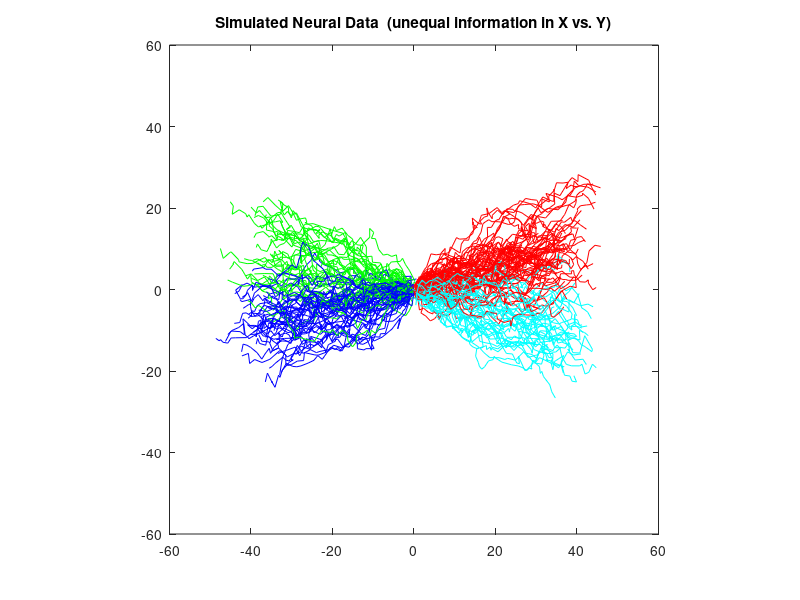
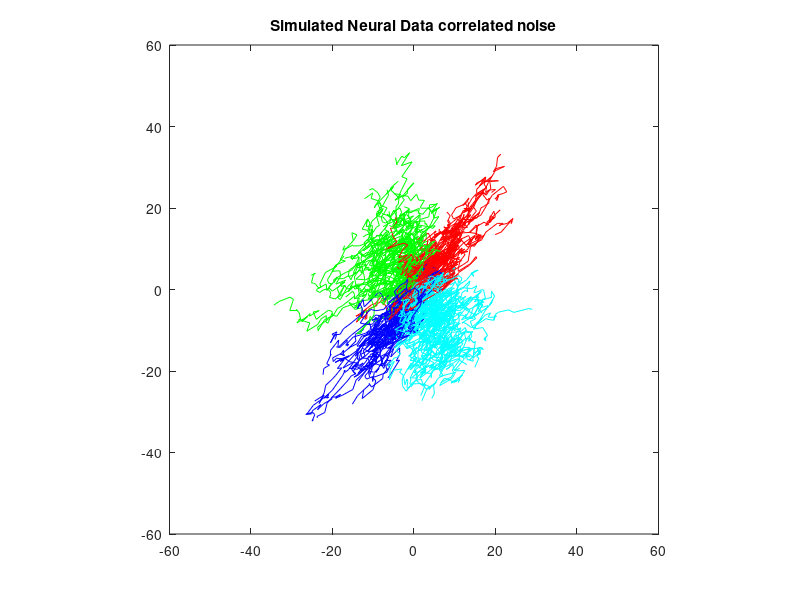
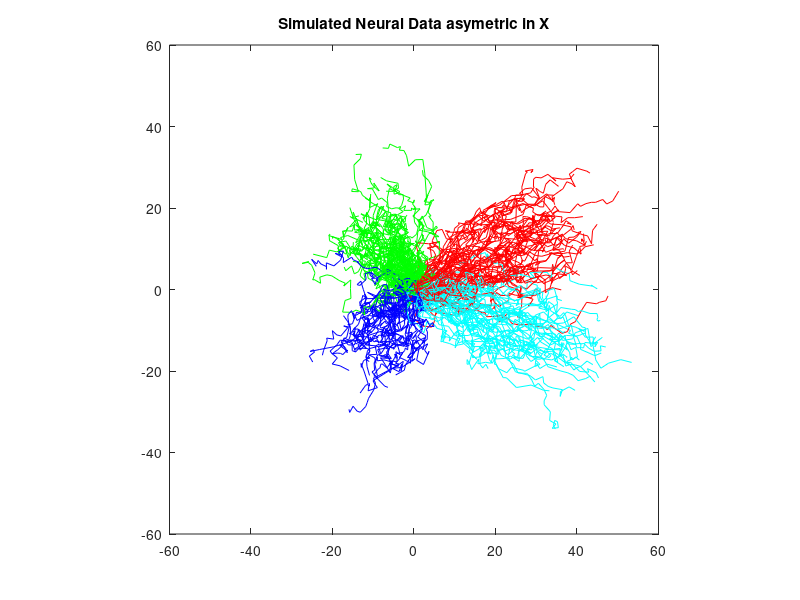
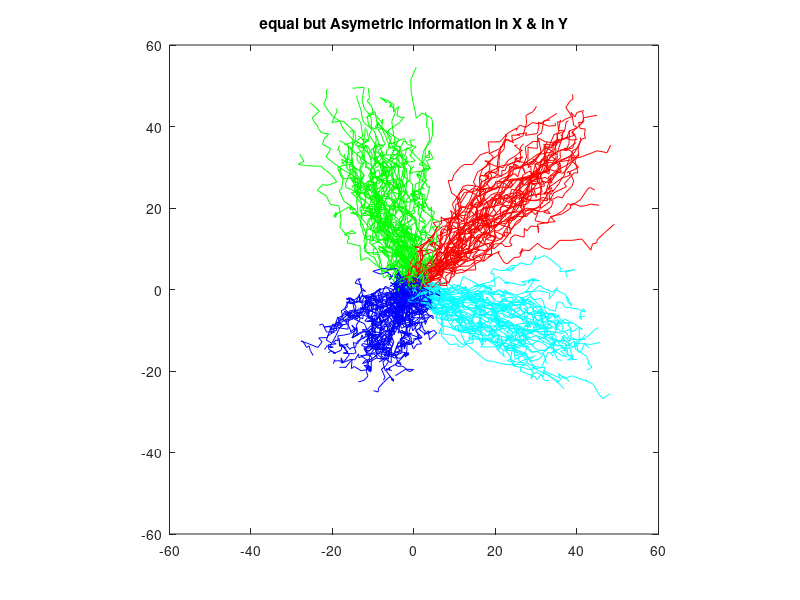

MATLAB code for these plots, in order:
% ===================================
% Model of ideal offline OLE where feedback is not an issue, i.e. targets
% are standard [ 1 1; -1 1; 1 -1; -1 -1]. Simulate dx and dy with the
% given equations and generate fake 40-time-point trajectories.

%%%%%%%%%%%%%
%Andy-ish data (unequal information in X vs. Y)
clear all
close all
figure

A=1; %variance (noise) in X 
B=1; % variance (noise) in Y
C=2;  %information in X 
D=.3; % information in Y


L_traject=40;
N_traject=180;
axis_array= [-1* ceil(L_traject*1.5) ceil(L_traject*1.5) -1*ceil(L_traject*1.5) ceil(L_traject*1.5)];

targs=[1 1; -1 1; 1 -1; -1 -1]/sqrt(2);
rand('state',sum(100*clock));
rnd_targ=ceil(rand(1,N_traject)*4);

dX_fake=[];
dY_fake=[];

for i=1:N_traject
    dX_fake=[dX_fake C*targs(rnd_targ(i),1)*ones(1,L_traject) + A*randn(1,L_traject)];
    dY_fake=[dY_fake D*targs(rnd_targ(i),2)*ones(1,L_traject)+ B*randn(1,L_traject)];
end
normX=mean(abs(dX_fake));
normY=mean(abs(dY_fake));
dX_fake=dX_fake/normX;
dY_fake=dY_fake/normY;




for i=1:N_traject
    for j=1:L_traject
        k=(i-1)*L_traject+j;
        fake_traject(1,k)=sum(dX_fake((i-1)*L_traject+1:(i-1)*L_traject+j));
        fake_traject(2,k)=sum(dY_fake((i-1)*L_traject+1:(i-1)*L_traject+j));
    end
end
% Simulated data ==================
ccode=['r-';'g-';'c-';'b-'];
ccodes=['k.';'k.';'k.';'k.'];


for i=1:N_traject
        plot(fake_traject(1,(i-1)*L_traject+1:i*L_traject),fake_traject(2,(i-1)*L_traject+1:i*L_traject), ccode(rnd_targ(i),:));
        hold on
end
axis(axis_array)
axis square
title('Simulated Neural Data  (unequal information in X vs. Y)');

%%%%%%%%%%%%%==============================================================
%%%%%%%%%%%%%==============================================================
%%%%%%%%%%%%%==============================================================
%%%%%%%%%%%%%=
%correlated noise; equal information in X&Y; symmetric in X&Y
clear all
figure

A=1; %variance (noise) in X 
B=1; % variance (noise) in Y
C=0.3; %information in X 
D=0.3; % information in Y
Pcor=.5 % zero implies noise is independent; 1 implies noise in X=noise in Y
L_traject=40;
N_traject=180;
axis_array= [-1* ceil(L_traject*1.5) ceil(L_traject*1.5) -1*ceil(L_traject*1.5) ceil(L_traject*1.5)];

targs=[1 1; -1 1; 1 -1; -1 -1]/sqrt(2);
rand('state',sum(100*clock));
rnd_targ=ceil(rand(1,N_traject)*4);

dX_fake=[];
dY_fake=[];

for i=1:N_traject
    noiseX=A*randn(1,L_traject);
    dX_fake=[dX_fake C*targs(rnd_targ(i),1)*ones(1,L_traject) + noiseX];
    dY_fake=[dY_fake D*targs(rnd_targ(i),2)*ones(1,L_traject)+ (1-Pcor)*B*randn(1,L_traject)+Pcor*noiseX];
end
normX=mean(abs(dX_fake));
normY=mean(abs(dY_fake));
dX_fake=dX_fake/normX;
dY_fake=dY_fake/normY;

for i=1:N_traject
    for j=1:L_traject
        k=(i-1)*L_traject+j;
        fake_traject(1,k)=sum(dX_fake((i-1)*L_traject+1:(i-1)*L_traject+j));
        fake_traject(2,k)=sum(dY_fake((i-1)*L_traject+1:(i-1)*L_traject+j));
    end
end
% Simulated data ==================
ccode=['r-';'g-';'c-';'b-'];
ccodes=['k.';'k.';'k.';'k.'];


for i=1:N_traject
        plot(fake_traject(1,(i-1)*L_traject+1:i*L_traject),fake_traject(2,(i-1)*L_traject+1:i*L_traject), ccode(rnd_targ(i),:));
        hold on
end
axis(axis_array)
axis square
title('Simulated Neural Data correlated noise');

%%%%%%%%%%%%%==============================================================
%%%%%%%%%%%%%==============================================================
%%%%%%%%%%%%%==============================================================
%%%%%%%%%%%%%=
%Asymetric information in X
clear all
figure

A=.15; %variance (noise) in X 
B=.15; % variance (noise) in Y
C=0.06; %information in X 
D=0.06; % information in Y
Pcor=0 % zero implies noise is independent; 1 implies noise in X=noise in Y
ASymScaleX=3
L_traject=40;
N_traject=180;
axis_array= [-1* ceil(L_traject*1.5) ceil(L_traject*1.5) -1*ceil(L_traject*1.5) ceil(L_traject*1.5)];

targs=[1 1; -1 1; 1 -1; -1 -1]/sqrt(2);
rand('state',sum(100*clock));
rnd_targ=ceil(rand(1,N_traject)*4);

dX_fake=[];
dY_fake=[];

for i=1:N_traject
    noiseX=A*randn(1,L_traject);
    Xinfo=C*targs(rnd_targ(i),1)*ones(1,L_traject);
    Xinfo(find(Xinfo>0))=Xinfo(find(Xinfo>0))*ASymScaleX;
    dX_fake=[dX_fake Xinfo + noiseX];
    dY_fake=[dY_fake D*targs(rnd_targ(i),2)*ones(1,L_traject)+ (1-Pcor)*B*randn(1,L_traject)+Pcor*noiseX];
end

normX=mean(abs(dX_fake));
normY=mean(abs(dY_fake));
dX_fake=dX_fake/normX;
dY_fake=dY_fake/normY;

for i=1:N_traject
    for j=1:L_traject
        k=(i-1)*L_traject+j;
        fake_traject(1,k)=sum(dX_fake((i-1)*L_traject+1:(i-1)*L_traject+j));
        fake_traject(2,k)=sum(dY_fake((i-1)*L_traject+1:(i-1)*L_traject+j));
    end
end
% Simulated data ==================
ccode=['r-';'g-';'c-';'b-'];
ccodes=['k.';'k.';'k.';'k.'];


for i=1:N_traject
        plot(fake_traject(1,(i-1)*L_traject+1:i*L_traject),fake_traject(2,(i-1)*L_traject+1:i*L_traject), ccode(rnd_targ(i),:));
        hold on
end
axis(axis_array)
axis square
title('Simulated Neural Data asymetric in X');

%%%%%%%%%%%%%=




%%%%%%%%%%%%%==============================================================
%%%%%%%%%%%%%==============================================================
%%%%%%%%%%%%%==============================================================
%%%%%%%%%%%%%=
%%equal but Asymetric information in X & in Y
clear all
figure

A=.15; %variance (noise) in X 
B=.15; % variance (noise) in Y
C=0.06; %information in X 
D=0.06; % information in Y
Pcor=0 % zero implies noise is independent; 1 implies noise in X=noise in Y
ASymScaleX=3
ASymScaleY=3
L_traject=40;
N_traject=180;
axis_array= [-1* ceil(L_traject*1.5) ceil(L_traject*1.5) -1*ceil(L_traject*1.5) ceil(L_traject*1.5)];

targs=[1 1; -1 1; 1 -1; -1 -1]/sqrt(2);
rand('state',sum(100*clock));
rnd_targ=ceil(rand(1,N_traject)*4);

dX_fake=[];
dY_fake=[];

for i=1:N_traject
    noiseX=A*randn(1,L_traject);
    Xinfo=C*targs(rnd_targ(i),1)*ones(1,L_traject);
    Xinfo(find(Xinfo>0))=Xinfo(find(Xinfo>0))*ASymScaleX;
    
    Yinfo=D*targs(rnd_targ(i),2)*ones(1,L_traject);
    Yinfo(find(Yinfo>0))=Yinfo(find(Yinfo>0))*ASymScaleY;
    dX_fake=[dX_fake Xinfo + noiseX];
    dY_fake=[dY_fake Yinfo + (1-Pcor)*B*randn(1,L_traject)+Pcor*noiseX];
end

normX=mean(abs(dX_fake));
normY=mean(abs(dY_fake));
dX_fake=dX_fake/normX;
dY_fake=dY_fake/normY;

for i=1:N_traject
    for j=1:L_traject
        k=(i-1)*L_traject+j;
        fake_traject(1,k)=sum(dX_fake((i-1)*L_traject+1:(i-1)*L_traject+j));
        fake_traject(2,k)=sum(dY_fake((i-1)*L_traject+1:(i-1)*L_traject+j));
    end
end
% Simulated data ==================
ccode=['r-';'g-';'c-';'b-'];
ccodes=['k.';'k.';'k.';'k.'];


for i=1:N_traject
        plot(fake_traject(1,(i-1)*L_traject+1:i*L_traject),fake_traject(2,(i-1)*L_traject+1:i*L_traject), ccode(rnd_targ(i),:));
        hold on
end
axis(axis_array)
axis square
title('equal but Asymetric information in X & in Y');

%%%%%%%%%%%%%==============================================================
%%%%%%%%%%%%%==============================================================
%%%%%%%%%%%%%==============================================================
%%%%%%%%%%%%%=
%%equal but Asymetric information in X & in Y with correlations
clear all
figure

A=.15; %variance (noise) in X 
B=.15; % variance (noise) in Y
C=0.06; %information in X 
D=0.06; % information in Y
Pcor=.4 % zero implies noise is independent; 1 implies noise in X=noise in Y
ASymScaleX=2
ASymScaleY=2
L_traject=40;
N_traject=180;
axis_array= [-1* ceil(L_traject*1.5) ceil(L_traject*1.5) -1*ceil(L_traject*1.5) ceil(L_traject*1.5)];

targs=[1 1; -1 1; 1 -1; -1 -1]/sqrt(2);
rand('state',sum(100*clock));
rnd_targ=ceil(rand(1,N_traject)*4);

dX_fake=[];
dY_fake=[];

for i=1:N_traject
    noiseX=A*randn(1,L_traject);
    Xinfo=C*targs(rnd_targ(i),1)*ones(1,L_traject);
    Xinfo(find(Xinfo>0))=Xinfo(find(Xinfo>0))*ASymScaleX;
    
    Yinfo=D*targs(rnd_targ(i),2)*ones(1,L_traject);
    Yinfo(find(Yinfo>0))=Yinfo(find(Yinfo>0))*ASymScaleY;
    dX_fake=[dX_fake Xinfo + noiseX];
    dY_fake=[dY_fake Yinfo + (1-Pcor)*B*randn(1,L_traject)+Pcor*noiseX];
end

normX=mean(abs(dX_fake));
normY=mean(abs(dY_fake));
dX_fake=dX_fake/normX;
dY_fake=dY_fake/normY;

for i=1:N_traject
    for j=1:L_traject
        k=(i-1)*L_traject+j;
        fake_traject(1,k)=sum(dX_fake((i-1)*L_traject+1:(i-1)*L_traject+j));
        fake_traject(2,k)=sum(dY_fake((i-1)*L_traject+1:(i-1)*L_traject+j));
    end
end
% Simulated data ==================
ccode=['r-';'g-';'c-';'b-'];
ccodes=['k.';'k.';'k.';'k.'];


for i=1:N_traject
        plot(fake_traject(1,(i-1)*L_traject+1:i*L_traject),fake_traject(2,(i-1)*L_traject+1:i*L_traject), ccode(rnd_targ(i),:));
        hold on
end
axis(axis_array)
axis square
title('equal but Asymetric information in X & in Y with Correlations');

%%%%%%%%%%%%%==============================================================
%%%%%%%%%%%%%==============================================================
%%%%%%%%%%%%%==============================================================
%%%%%%%%%%%%%=
%%equal but Asymetric information in X only with correlations
clear all
figure

A=.15; %variance (noise) in X 
B=.15; % variance (noise) in Y
C=0.06; %information in X 
D=0.06; % information in Y
Pcor=.4 % zero implies noise is independent; 1 implies noise in X=noise in Y
ASymScaleX=3
ASymScaleY=1
L_traject=40;
N_traject=180;
axis_array= [-1* ceil(L_traject*1.5) ceil(L_traject*1.5) -1*ceil(L_traject*1.5) ceil(L_traject*1.5)];

targs=[1 1; -1 1; 1 -1; -1 -1]/sqrt(2);
rand('state',sum(100*clock));
rnd_targ=ceil(rand(1,N_traject)*4);

dX_fake=[];
dY_fake=[];

for i=1:N_traject
    noiseX=A*randn(1,L_traject);
    Xinfo=C*targs(rnd_targ(i),1)*ones(1,L_traject);
    Xinfo(find(Xinfo>0))=Xinfo(find(Xinfo>0))*ASymScaleX;
    
    Yinfo=D*targs(rnd_targ(i),2)*ones(1,L_traject);
    Yinfo(find(Yinfo>0))=Yinfo(find(Yinfo>0))*ASymScaleY;
    dX_fake=[dX_fake Xinfo + noiseX];
    dY_fake=[dY_fake Yinfo + (1-Pcor)*B*randn(1,L_traject)+Pcor*noiseX];
end

normX=mean(abs(dX_fake));
normY=mean(abs(dY_fake));
dX_fake=dX_fake/normX;
dY_fake=dY_fake/normY;

for i=1:N_traject
    for j=1:L_traject
        k=(i-1)*L_traject+j;
        fake_traject(1,k)=sum(dX_fake((i-1)*L_traject+1:(i-1)*L_traject+j));
        fake_traject(2,k)=sum(dY_fake((i-1)*L_traject+1:(i-1)*L_traject+j));
    end
end
% Simulated data ==================
ccode=['r-';'g-';'c-';'b-'];
ccodes=['k.';'k.';'k.';'k.'];


for i=1:N_traject
        plot(fake_traject(1,(i-1)*L_traject+1:i*L_traject),fake_traject(2,(i-1)*L_traject+1:i*L_traject), ccode(rnd_targ(i),:));
        hold on
end
axis(axis_array)
axis square
title('equal but Asymetric information in X only with Correlations');


%%%%%%%%%%%%%==============================================================
%%%%%%%%%%%%%==============================================================
%%%%%%%%%%%%%==============================================================
%%%%%%%%%%%%%=
%%'unequal informaiton in X vs. Y  with Correlations'
clear all
figure

A=.04; %variance (noise) in X 
B=.04; % variance (noise) in Y
C=0.04; %information in X 
D=0.01; % information in Y
Pcor=.5 % zero implies noise is independent; 1 implies noise in X=noise in Y
ASymScaleX=1
ASymScaleY=1
L_traject=40;
N_traject=180;
axis_array= [-1* ceil(L_traject*1.5) ceil(L_traject*1.5) -1*ceil(L_traject*1.5) ceil(L_traject*1.5)];

targs=[1 1; -1 1; 1 -1; -1 -1]/sqrt(2);
rand('state',sum(100*clock));
rnd_targ=ceil(rand(1,N_traject)*4);

dX_fake=[];
dY_fake=[];

for i=1:N_traject
    noiseX=A*randn(1,L_traject);
    Xinfo=C*targs(rnd_targ(i),1)*ones(1,L_traject);
    Xinfo(find(Xinfo>0))=Xinfo(find(Xinfo>0))*ASymScaleX;
    
    Yinfo=D*targs(rnd_targ(i),2)*ones(1,L_traject);
    Yinfo(find(Yinfo>0))=Yinfo(find(Yinfo>0))*ASymScaleY;
    dX_fake=[dX_fake Xinfo + noiseX];
    dY_fake=[dY_fake Yinfo + (1-Pcor)*B*randn(1,L_traject)+Pcor*noiseX];
end

normX=mean(abs(dX_fake));
normY=mean(abs(dY_fake));
dX_fake=dX_fake/normX;
dY_fake=dY_fake/normY;

for i=1:N_traject
    for j=1:L_traject
        k=(i-1)*L_traject+j;
        fake_traject(1,k)=sum(dX_fake((i-1)*L_traject+1:(i-1)*L_traject+j));
        fake_traject(2,k)=sum(dY_fake((i-1)*L_traject+1:(i-1)*L_traject+j));
    end
end
% Simulated data ==================
ccode=['r-';'g-';'c-';'b-'];
ccodes=['k.';'k.';'k.';'k.'];


for i=1:N_traject
        plot(fake_traject(1,(i-1)*L_traject+1:i*L_traject),fake_traject(2,(i-1)*L_traject+1:i*L_traject), ccode(rnd_targ(i),:));
        hold on
end
axis(axis_array)
axis square
title('unequal informaiton in X vs. Y  with Correlations');

%%%%%%%%%%%%%==============================================================
%%%%%%%%%%%%%==============================================================
%%%%%%%%%%%%%==============================================================
%%%%%%%%%%%%%=
%%'unequal informaiton in X vs. Y  with Correlations and asymmetry in X'
clear all
figure

A=.05; %variance (noise) in X 
B=.05; % variance (noise) in Y
C=0.04; %information in X 
D=0.01; % information in Y
Pcor=.5 % zero implies noise is independent; 1 implies noise in X=noise in Y
ASymScaleX=2
ASymScaleY=1
L_traject=40;
N_traject=180;
axis_array= [-1* ceil(L_traject*1.5) ceil(L_traject*1.5) -1*ceil(L_traject*1.5) ceil(L_traject*1.5)];

targs=[1 1; -1 1; 1 -1; -1 -1]/sqrt(2);
rand('state',sum(100*clock));
rnd_targ=ceil(rand(1,N_traject)*4);

dX_fake=[];
dY_fake=[];

for i=1:N_traject
    noiseX=A*randn(1,L_traject);
    Xinfo=C*targs(rnd_targ(i),1)*ones(1,L_traject);
    Xinfo(find(Xinfo>0))=Xinfo(find(Xinfo>0))*ASymScaleX;
    
    Yinfo=D*targs(rnd_targ(i),2)*ones(1,L_traject);
    Yinfo(find(Yinfo>0))=Yinfo(find(Yinfo>0))*ASymScaleY;
    dX_fake=[dX_fake Xinfo + noiseX];
    dY_fake=[dY_fake Yinfo + (1-Pcor)*B*randn(1,L_traject)+Pcor*noiseX];
end

normX=mean(abs(dX_fake));
normY=mean(abs(dY_fake));
dX_fake=dX_fake/normX;
dY_fake=dY_fake/normY;

for i=1:N_traject
    for j=1:L_traject
        k=(i-1)*L_traject+j;
        fake_traject(1,k)=sum(dX_fake((i-1)*L_traject+1:(i-1)*L_traject+j));
        fake_traject(2,k)=sum(dY_fake((i-1)*L_traject+1:(i-1)*L_traject+j));
    end
end
% Simulated data ==================
ccode=['r-';'g-';'c-';'b-'];
ccodes=['k.';'k.';'k.';'k.'];


for i=1:N_traject
        plot(fake_traject(1,(i-1)*L_traject+1:i*L_traject),fake_traject(2,(i-1)*L_traject+1:i*L_traject), ccode(rnd_targ(i),:));
        hold on
end
axis(axis_array)
axis square
title('unequal informaiton in X vs. Y  with Correlations and asymmetry in X');

%%%%%%%%%%%%%==============================================================
%%%%%%%%%%%%%==============================================================
%%%%%%%%%%%%%==============================================================
%%%%%%%%%%%%%=
%%'unequal informaiton in X vs. Y  with Correlations and asymmetry in Y'
clear all
figure

A=.05; %variance (noise) in X 
B=.05; % variance (noise) in Y
C=0.04; %information in X 
D=0.01; % information in Y
Pcor=.5 % zero implies noise is independent; 1 implies noise in X=noise in Y
ASymScaleX=1
ASymScaleY=2.5
L_traject=40;
N_traject=180;
axis_array= [-1* ceil(L_traject*1.5) ceil(L_traject*1.5) -1*ceil(L_traject*1.5) ceil(L_traject*1.5)];

targs=[1 1; -1 1; 1 -1; -1 -1]/sqrt(2);
rand('state',sum(100*clock));
rnd_targ=ceil(rand(1,N_traject)*4);

dX_fake=[];
dY_fake=[];

for i=1:N_traject
    noiseX=A*randn(1,L_traject);
    Xinfo=C*targs(rnd_targ(i),1)*ones(1,L_traject);
    Xinfo(find(Xinfo>0))=Xinfo(find(Xinfo>0))*ASymScaleX;
    
    Yinfo=D*targs(rnd_targ(i),2)*ones(1,L_traject);
    Yinfo(find(Yinfo>0))=Yinfo(find(Yinfo>0))*ASymScaleY;
    dX_fake=[dX_fake Xinfo + noiseX];
    dY_fake=[dY_fake Yinfo + (1-Pcor)*B*randn(1,L_traject)+Pcor*noiseX];
end

normX=mean(abs(dX_fake));
normY=mean(abs(dY_fake));
dX_fake=dX_fake/normX;
dY_fake=dY_fake/normY;

for i=1:N_traject
    for j=1:L_traject
        k=(i-1)*L_traject+j;
        fake_traject(1,k)=sum(dX_fake((i-1)*L_traject+1:(i-1)*L_traject+j));
        fake_traject(2,k)=sum(dY_fake((i-1)*L_traject+1:(i-1)*L_traject+j));
    end
end
% Simulated data ==================
ccode=['r-';'g-';'c-';'b-'];
ccodes=['k.';'k.';'k.';'k.'];


for i=1:N_traject
        plot(fake_traject(1,(i-1)*L_traject+1:i*L_traject),fake_traject(2,(i-1)*L_traject+1:i*L_traject), ccode(rnd_targ(i),:));
        hold on
end
axis(axis_array)
axis square
title('unequal informaiton in X vs. Y  with Correlations and asymmetry in Y');
